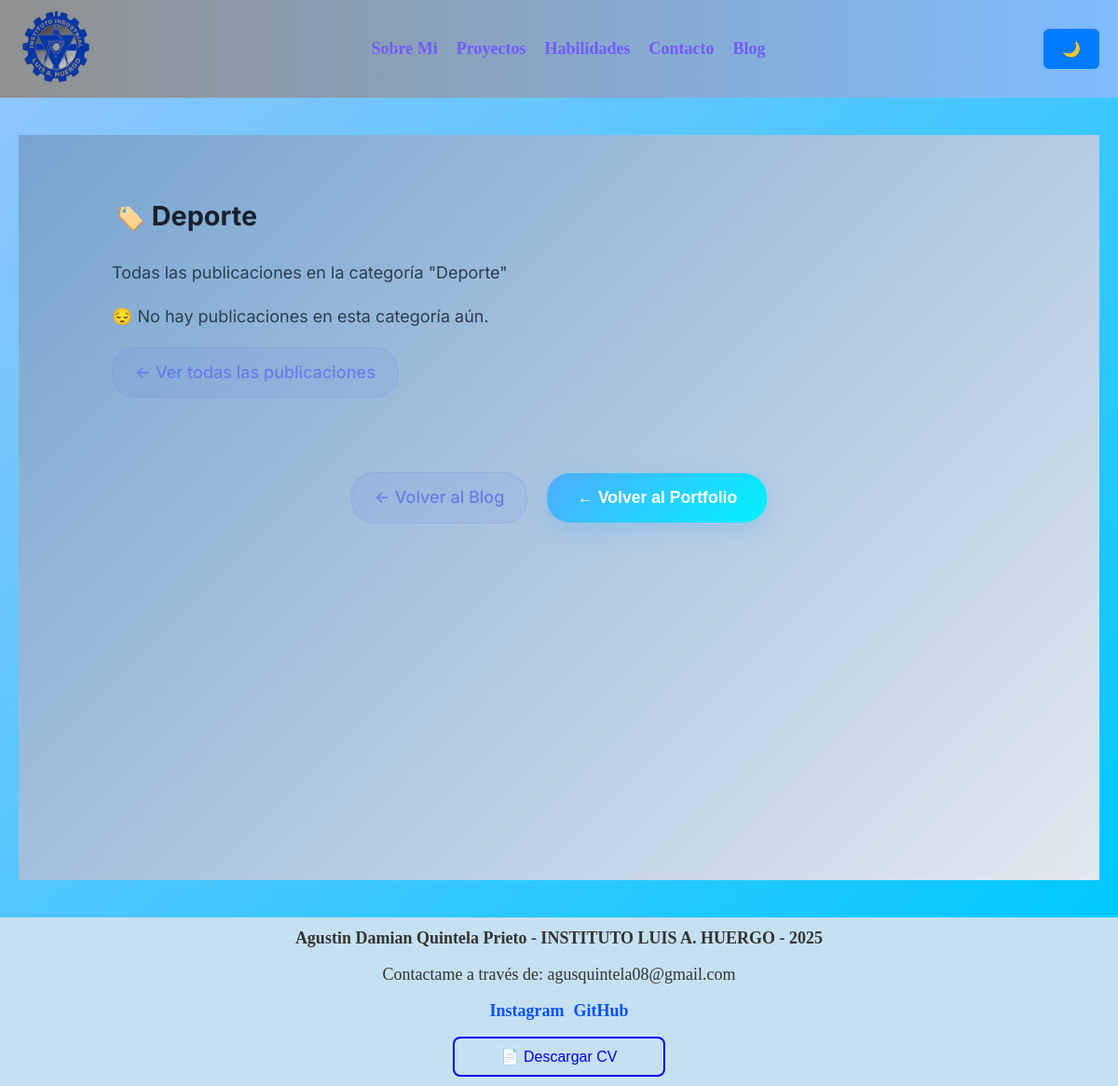
The page /blog/category/Deporte/ on the database as committed earlier.
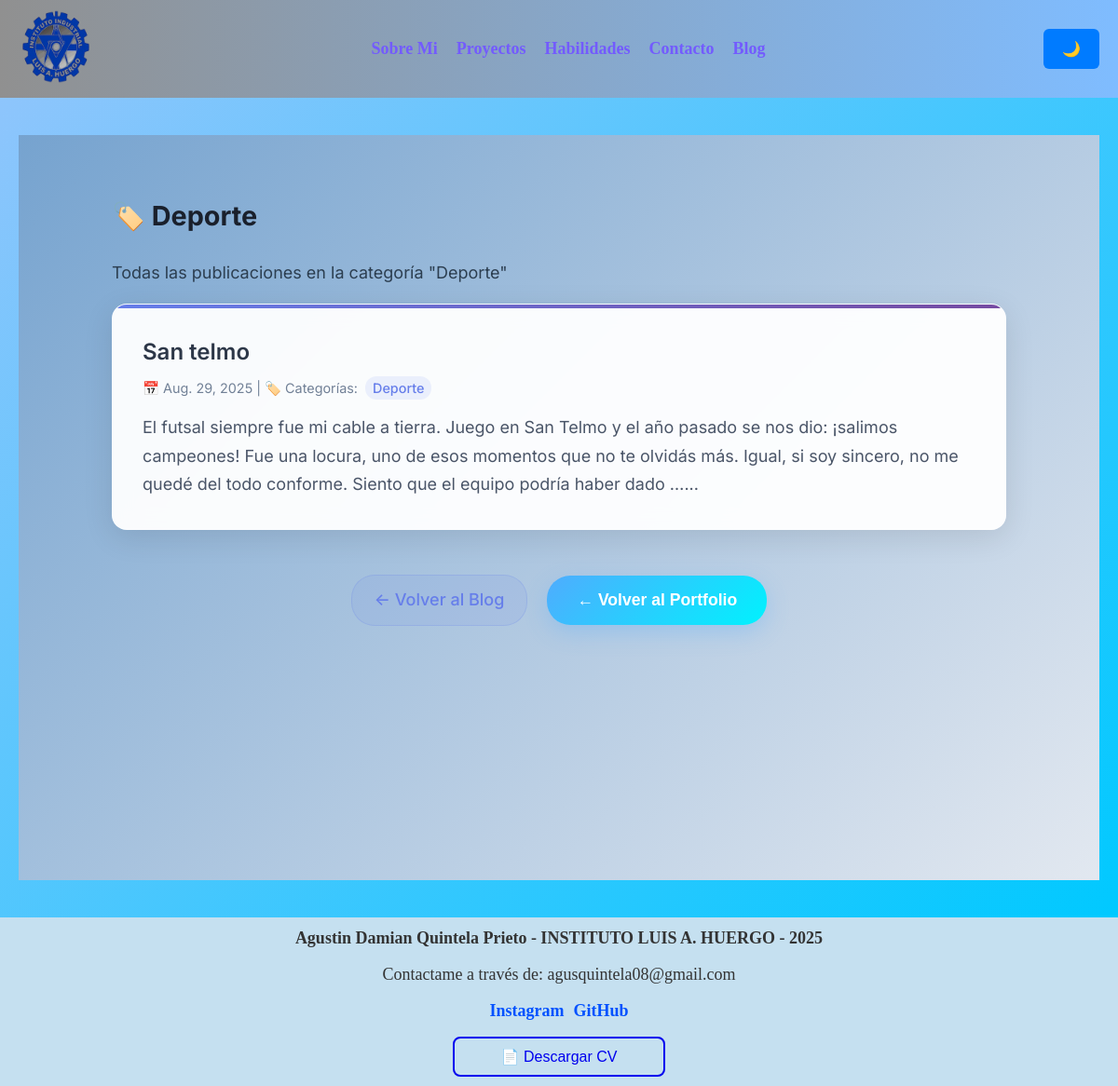
The same page on the database as committed later.
### blog/models.py (models this page shows, shortened)
class Category(models.Model):
    name = models.CharField(max_length=30)
    class Meta:
        verbose_name_plural = "categories"

class Post(models.Model):
    title = models.CharField(max_length=255)
    body = models.TextField()
    created_on = models.DateTimeField(auto_now_add=True)
    last_modified = models.DateTimeField(auto_now=True)
    categories = models.ManyToManyField("Category", related_name="posts")
    portada = models.ImageField(upload_to="portadas/", blank=True, null=True)

### blog/views.py (the view)
# urls.py: path("category/<category>/", views.blog_category, name="category"),
def blog_category(request, category):
    posts = Post.objects.filter(
        categories__name__contains=category
    ).order_by("-created_on")
    context = {
        "category": category,
        "posts": posts,
    }
    return render(request, "blog/category.html", context)

### blog/templates/blog/category.html (shortened to what this page needs)
{% extends "base.html" %}
{% load static %}
{% block content %}
<div class="blog-container">
    <div class="container">
        <div class="category-header">
            <h2>🏷️ {{ category }}</h2>
            <p>Todas las publicaciones en la categoría "{{ category }}"</p>
        </div>
        {% for post in posts %}
            <article class="post">
                <a href="{% url 'blog:detail' post.pk %}">{{ post.title }}</a>
                <small>
                    📅 {{ post.created_on.date }} |
                    🏷️ Categorías:
                    {% for cat in post.categories.all %}
                        <a href="{% url 'blog:category' cat.name %}">
                            {{ cat.name }}
                        </a>
                    {% endfor %}
                </small>
                <p>{{ post.body|truncatewords:50 }}...</p>
            </article>
        {% empty %}
            <div class="no-posts">
                <p>😔 No hay publicaciones en esta categoría aún.</p>
                <a href="{% url 'blog:index' %}" class="back-link">← Ver todas las publicaciones</a>
            </div>
        {% endfor %}
        <div class="volver-portfolio">
            <a href="{% url 'blog:index' %}" class="back-link" style="margin-right: 1rem;">← Volver al Blog</a>
            <a href="{% url 'portfolio:index' %}">
                <button>← Volver al Portfolio</button>
            </a>
        </div>
    </div>
</div>
{% endblock %}

Rows that differ between the two databases and show on the page:
added Category: name "Deporte"
added Post: title "San telmo", created_on "Aug. 29, 2025", body "El futsal siempre fue mi cable a tierra. Juego en San Telmo y el año pasado se nos dio: ¡salimos campeones! Fue una locura, uno de esos momentos que no te olvidás más. Igual, si soy sincero, no me quedé del todo conforme. Siento que el equipo podría haber dado …"
Other text that changed with them:
{{ category }}: "Deporte" → (not shown)
text no longer shown: "😔 No hay publicaciones en esta categoría aún. ← Ver todas las publicaciones"
